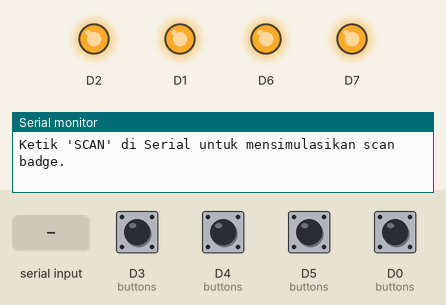
Recording of a sketch running on a simulated ESP8266 (NodeMCU). Parts: output pins drawn as LEDs (lit = HIGH), the last lines printed to the serial monitor. The test bench sets the inputs (shaded band); at power-on: D0 (buttons), D3 (buttons), D4 (buttons), D5 (buttons) HIGH.

Above: at 1.4 s.
1.5 s: "SCAN\n" received over Serial
At 2.7 s:
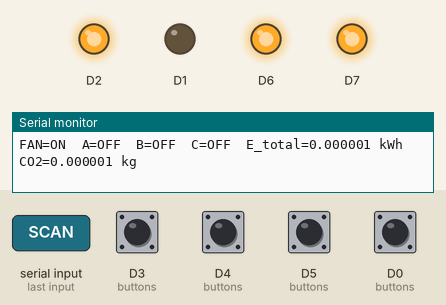
3.0 s: D4 (buttons) pulled LOW for 1 s
At 5.1 s:
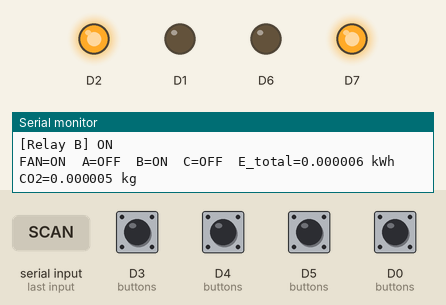
5.5 s: D5 (buttons) pulled LOW for 0.15 s
At 6.7 s:
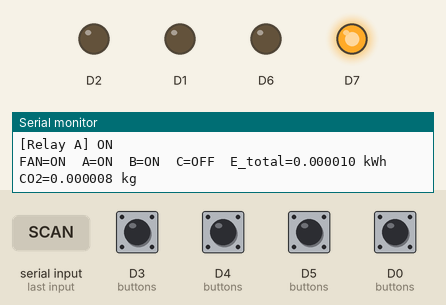
7.1 s: D4 (buttons) pulled LOW for 0.15 s
At 8.0 s:
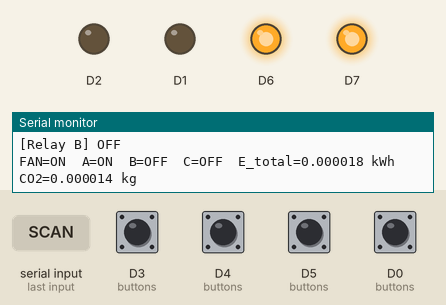
8.7 s: D0 (buttons) pulled LOW for 0.15 s
At 9.2 s:
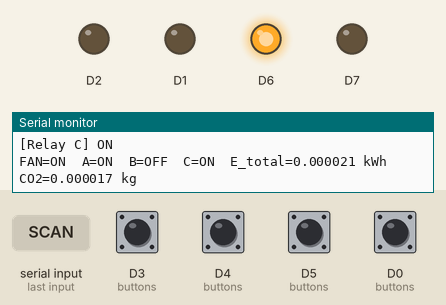
10.3 s: D5 (buttons) pulled LOW for 1 s
At 11.9 s:
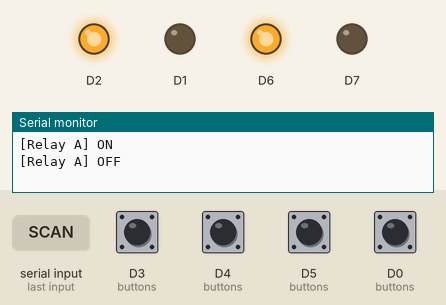
Timing chart, 0 to 13.4 s (numbered marks = the images above; inputs shaded):
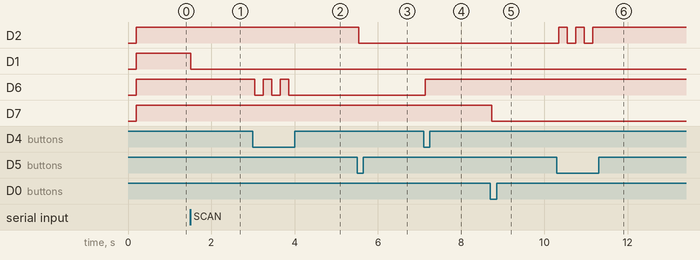

Measured:
- after the input at 1.5 s, D1: HIGH → LOW at once
- after the input at 3.0 s, D6: alternates HIGH for 0.21 s and LOW for 0.21 s, 5 changes in all, then stays LOW, starting at once
- after the input at 5.5 s, D2: HIGH → LOW at once
- after the input at 7.1 s, D6: LOW → HIGH at once
- after the input at 8.7 s, D7: HIGH → LOW at once
- after the input at 10.3 s, D2: alternates HIGH for 0.21 s and LOW for 0.21 s, 5 changes in all, then stays HIGH, starting at once

The sketch:

co2_modul.ino
```cpp
// ESP8266 + 4CH Relay + 4 Buttons + Fan (mini blower)
// Flowchart: Scan -> Fan ON -> Choose energy button -> Relays ON -> Measure energy/CO2 -> Finish
// Serial Monitor: 115200. Ketik SCAN untuk memulai (simulasi scan badge).

#include <Arduino.h>

// ===================== Konfigurasi Hardware =====================
// Set ke LOW jika modul relay aktif LOW (umum), HIGH jika aktif HIGH
const uint8_t RELAY_ACTIVE_LEVEL = LOW;
const uint8_t RELAY_INACTIVE_LEVEL = (LOW == LOW) ? HIGH : LOW; // disesuaikan runtime

// Relay pins
const uint8_t RELAY_FAN = D1; // CH1 - mini blower
const uint8_t RELAY_A   = D2; // CH2
const uint8_t RELAY_B   = D6; // CH3
const uint8_t RELAY_C   = D7; // CH4

// Button pins (gunakan tombol ke GND, INPUT_PULLUP)
const uint8_t BTN_A   = D5; // pilih Energi A  -> CH2
const uint8_t BTN_B   = D4; // pilih Energi B  -> CH3
const uint8_t BTN_C   = D0; // pilih Energi C  -> CH4
const uint8_t BTN_STOP= D3; // Finish/STOP semua relay

// ===================== Parameter Energi (simulasi power sensor) =====================
// Perkiraan daya beban (Watt). Ubah sesuai perangkatmu.
const float P_FAN_W = 2.5f;   // kipas mini 5V ~0.5A -> 2.5 W (contoh)
const float P_A_W   = 5.0f;   // beban A
const float P_B_W   = 10.0f;  // beban B
const float P_C_W   = 15.0f;  // beban C

const float CO2_FACTOR = 0.82f; // kg CO2 / kWh

// Jika ingin mode TIMER (durasi tetap saat tombol ditekan), isi durasi berikut (ms) dan aktifkan blok TIMER di bawah.
// const unsigned long D_A_MS = 10000; // 10 s
// const unsigned long D_B_MS = 20000; // 20 s
// const unsigned long D_C_MS = 30000; // 30 s

// ===================== Variabel Status =====================
bool authorized = false;

struct Channel {
  uint8_t pin;
  bool on;
  float powerW;
  unsigned long lastOnMs;
  double energyWh; // akumulasi
  // unsigned long offAtMs; // untuk mode TIMER
};

Channel chFan = { RELAY_FAN, false, P_FAN_W, 0UL, 0.0 };
Channel chA   = { RELAY_A,   false, P_A_W,   0UL, 0.0 };
Channel chB   = { RELAY_B,   false, P_B_W,   0UL, 0.0 };
Channel chC   = { RELAY_C,   false, P_C_W,   0UL, 0.0 };

const uint8_t buttons[4] = { BTN_A, BTN_B, BTN_C, BTN_STOP };
bool lastBtn[4] = {1,1,1,1};
unsigned long lastDebounceMs[4] = {0,0,0,0};
const unsigned long DEBOUNCE_MS = 35;

void relayWrite(Channel &ch, bool turnOn) {
  if (ch.on == turnOn) return;
  ch.on = turnOn;

  digitalWrite(ch.pin, turnOn ? RELAY_ACTIVE_LEVEL : RELAY_INACTIVE_LEVEL);

  if (turnOn) {
    ch.lastOnMs = millis();
  } else {
    unsigned long onMs = millis() - ch.lastOnMs;
    ch.energyWh += (ch.powerW * (onMs / 3600000.0)); // W * h = Wh
  }
}

void allOff() {
  relayWrite(chFan, false);
  relayWrite(chA, false);
  relayWrite(chB, false);
  relayWrite(chC, false);
}

void printStatus() {
  double eWhFan = chFan.energyWh + (chFan.on ? (chFan.powerW * ((millis()-chFan.lastOnMs)/3600000.0)) : 0.0);
  double eWhA   = chA.energyWh   + (chA.on   ? (chA.powerW   * ((millis()-chA.lastOnMs)/3600000.0))   : 0.0);
  double eWhB   = chB.energyWh   + (chB.on   ? (chB.powerW   * ((millis()-chB.lastOnMs)/3600000.0))   : 0.0);
  double eWhC   = chC.energyWh   + (chC.on   ? (chC.powerW   * ((millis()-chC.lastOnMs)/3600000.0))   : 0.0);

  double eKWhTotal = (eWhFan + eWhA + eWhB + eWhC) / 1000.0;
  double co2kg = eKWhTotal * CO2_FACTOR;

  Serial.print("FAN="); Serial.print(chFan.on ? "ON" : "OFF");
  Serial.print("  A="); Serial.print(chA.on ? "ON" : "OFF");
  Serial.print("  B="); Serial.print(chB.on ? "ON" : "OFF");
  Serial.print("  C="); Serial.print(chC.on ? "ON" : "OFF");
  Serial.print("  E_total="); Serial.print(eKWhTotal, 6); Serial.print(" kWh");
  Serial.print("  CO2="); Serial.print(co2kg, 6); Serial.println(" kg");
}

bool readButton(uint8_t idx) {
  bool raw = digitalRead(buttons[idx]); // PULLUP -> LOW saat ditekan
  if (raw != lastBtn[idx]) {
    lastDebounceMs[idx] = millis();
    lastBtn[idx] = raw;
  }
  if (millis() - lastDebounceMs[idx] > DEBOUNCE_MS) {
    return (raw == LOW); // ditekan
  }
  return false;
}

void setup() {
  Serial.begin(115200);
  delay(200);

  // Relay output
  pinMode(chFan.pin, OUTPUT);
  pinMode(chA.pin, OUTPUT);
  pinMode(chB.pin, OUTPUT);
  pinMode(chC.pin, OUTPUT);
  digitalWrite(chFan.pin, RELAY_INACTIVE_LEVEL);
  digitalWrite(chA.pin, RELAY_INACTIVE_LEVEL);
  digitalWrite(chB.pin, RELAY_INACTIVE_LEVEL);
  digitalWrite(chC.pin, RELAY_INACTIVE_LEVEL);

  // Buttons
  for (uint8_t i=0;i<4;i++) {
    pinMode(buttons[i], INPUT_PULLUP);
  }

  Serial.println(F("Ketik 'SCAN' di Serial untuk mensimulasikan scan badge."));
}

unsigned long lastPrint = 0;

void loop() {
  // -------- Simulasi Scan Badge ----------
  if (!authorized && Serial.available()) {
    String s = Serial.readStringUntil('\n'); s.trim(); s.toUpperCase();
    if (s == "SCAN") {
      authorized = true;
      Serial.println(F("[Auth] Badge OK. Sistem aktif."));
      // Flowchart: microcontroller send a signal to mini blower
      relayWrite(chFan, true); // mulai meniup balon
      Serial.println(F("[Fan] Mini blower ON (mulai meniup balon)"));
    }
  }
  if (!authorized) {
    delay(10);
    return;
  }

  // -------- Baca tombol (Choose energy button) ----------
  if (readButton(0)) { // BTN_A
    relayWrite(chA, !chA.on);
    Serial.println(chA.on ? F("[Relay A] ON") : F("[Relay A] OFF"));
    delay(200);
  }
  if (readButton(1)) { // BTN_B
    relayWrite(chB, !chB.on);
    Serial.println(chB.on ? F("[Relay B] ON") : F("[Relay B] OFF"));
    delay(200);
  }
  if (readButton(2)) { // BTN_C
    relayWrite(chC, !chC.on);
    Serial.println(chC.on ? F("[Relay C] ON") : F("[Relay C] OFF"));
    delay(200);
  }
  if (readButton(3)) { // BTN_STOP -> Finish
    allOff();
    Serial.println(F("[Finish] Semua relay OFF"));
    delay(300);
  }

  // -------- Jika ingin MODE TIMER, aktifkan blok ini --------
  // if (chA.on && millis() - chA.lastOnMs >= D_A_MS) relayWrite(chA, false);
  // if (chB.on && millis() - chB.lastOnMs >= D_B_MS) relayWrite(chB, false);
  // if (chC.on && millis() - chC.lastOnMs >= D_C_MS) relayWrite(chC, false);

  // -------- Print status berkala (simulasi touchscreen) --------
  if (millis() - lastPrint > 1000) {
    lastPrint = millis();
    printStatus();
  }

  delay(5);
}
```
